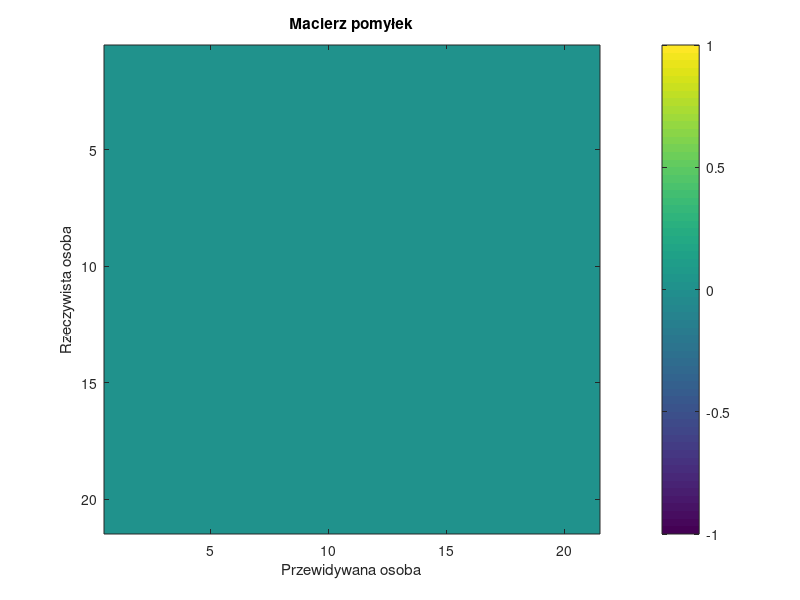

Write MATLAB code to recreate this figure.
clear all;
close all;
clc;

% Ścieżka do folderu z kodami tęczówek
codes_path = 'OFTA\OFTA_reshape\codes';
threshold = 0.38; % Próg decyzyjny dla odległości Hamminga

% Inicjalizacja macierzy pomyłek
num_people = 21;
confusion_matrix = zeros(num_people, num_people);

% Inicjalizacja liczników dla FAR i FRR
total_comparisons = 0;
false_accepts = 0;
false_rejects = 0;

% Inicjalizacja zmiennych do przechowywania wyników odległości Hamminga
hamming_distances = cell(num_people, 3); % 3 zdjęcia dla każdej osoby

tic;

% Przetwarzanie bazy danych
for i = 1:num_people
    person_folder = fullfile(codes_path, num2str(i));
    code_files = dir(fullfile(person_folder, '*.mat'));
    
    for j = 1:length(code_files)
        % Załaduj kod tęczówki z bazy danych
        load(fullfile(person_folder, code_files(j).name), 'iris_code');
        
        % Zapisz kod tęczówki do macierzy odległości Hamminga
        hamming_distances{i, j} = iris_code;
    end
end

% Obliczenie odległości Hamminga i ocena systemu
for i = 1:num_people
    for j = 1:3
        new_iris_code = hamming_distances{i, j};
        
        % Obliczenie odległości Hamminga dla każdego kodu tęczówki w bazie danych
        for k = 1:num_people
            if k ~= i
                for l = 1:3
                    reference_iris_code = hamming_distances{k, l};

                    if ~isempty(new_iris_code) && ~isempty(reference_iris_code)
                        % Oblicz odległość Hamminga
                        hammingDist = hammingDistance(new_iris_code, reference_iris_code);
                        total_comparisons = total_comparisons + 1;

                        % Aktualizacja macierzy pomyłek
                        if hammingDist < threshold
                            confusion_matrix(i, k) = confusion_matrix(i, k) + 1;
                            false_accepts = false_accepts + 1;
                        end
                    end
                end
            end
        end

        % Sprawdzenie samego siebie
        for l = 1:3
            if l ~= j
                reference_iris_code = hamming_distances{i, l};

                if ~isempty(new_iris_code) && ~isempty(reference_iris_code)
                    % Oblicz odległość Hamminga
                    hammingDist = hammingDistance(new_iris_code, reference_iris_code);

                    % Aktualizacja macierzy pomyłek
                    if hammingDist < threshold
                        confusion_matrix(i, i) = confusion_matrix(i, i) + 1;
                    else
                        false_rejects = false_rejects + 1;
                    end
                end
            end
        end
    end
end

elapsed_time = toc;
fprintf('Czas szukania: %.4f sekundy\n', elapsed_time);

% Obliczenie FAR, FRR
total_accepts = sum(confusion_matrix(:));
FAR = false_accepts / total_comparisons;
FRR = false_rejects / total_accepts;

% Wyświetlenie wyników
fprintf('FAR: %.4f\n', FAR);
fprintf('FRR: %.4f\n', FRR);

% Wyświetlenie macierzy pomyłek
figure;
imagesc(confusion_matrix); % Wizualizacja macierzy pomyłek
colorbar; % Dodanie paska kolorów do wskazania zakresu wartości
xlabel('Przewidywana osoba'); % Opis osi X
ylabel('Rzeczywista osoba'); % Opis osi Y
title('Macierz pomyłek');
